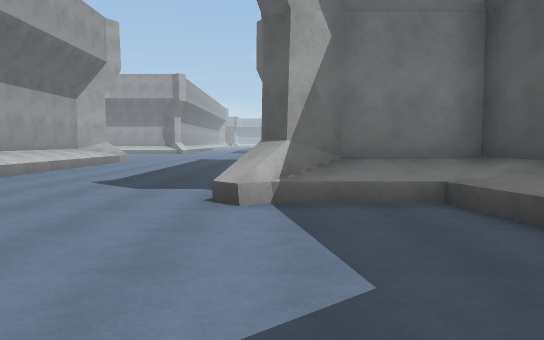
View 1 (above)

17 first-person views from a walk through a 3-D level made in the Unity game engine. The camera is 1.4 m above the floor, tilts 4° down and sees 70° across. The floor is counted in squares, 2 m on a side. Each view is taken from the middle of a square. On the plan, view 1 faces up. The plan holds only what a view shows up to about 11 squares ahead; the rest is blank. The place goes on beyond the plan. The player character is not drawn. Surface patterns are stand-ins for the level's own textures.

View 2
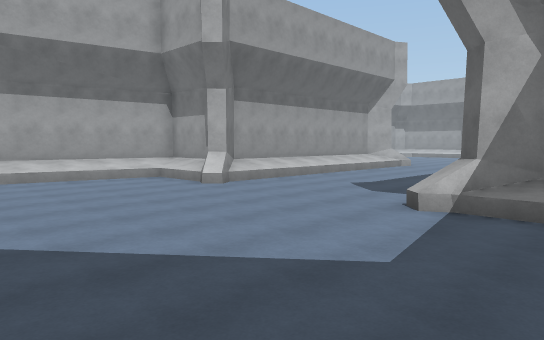

View 3
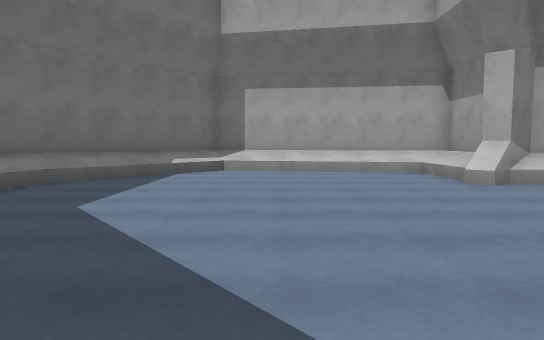

View 4
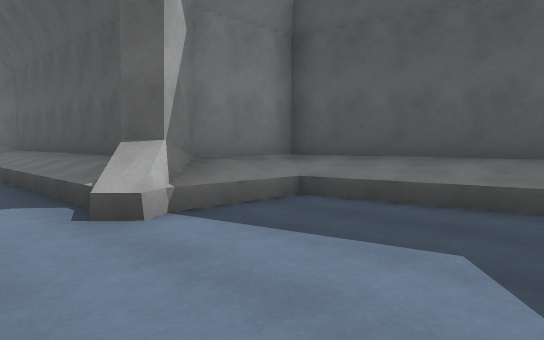

View 5
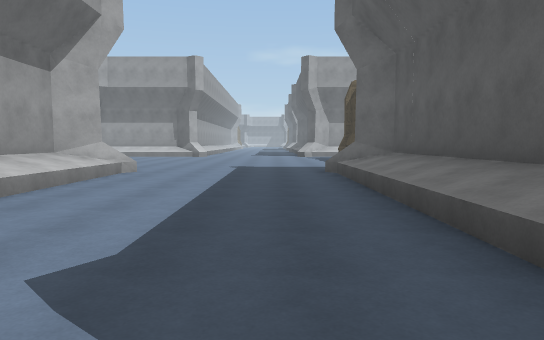

View 6
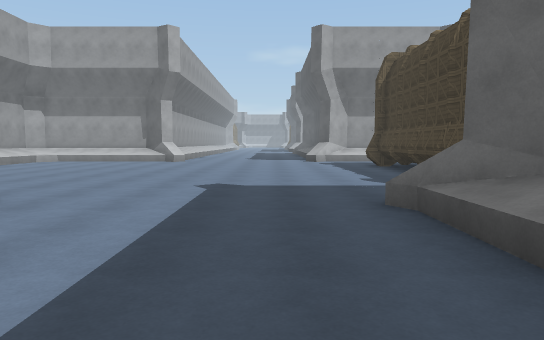

View 7
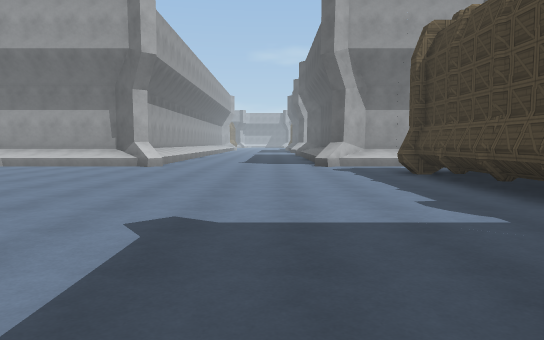

View 8
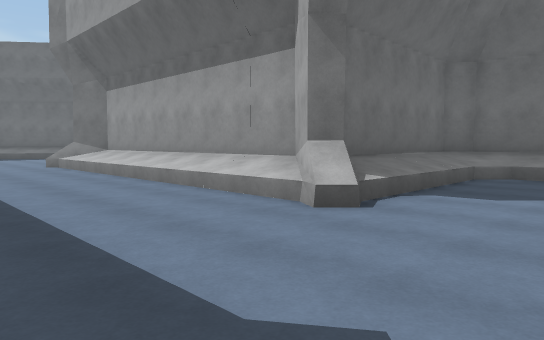

View 9
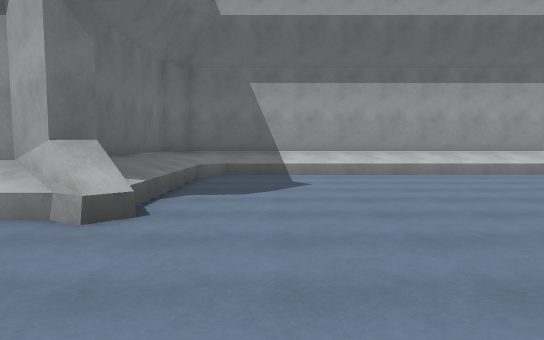

View 10
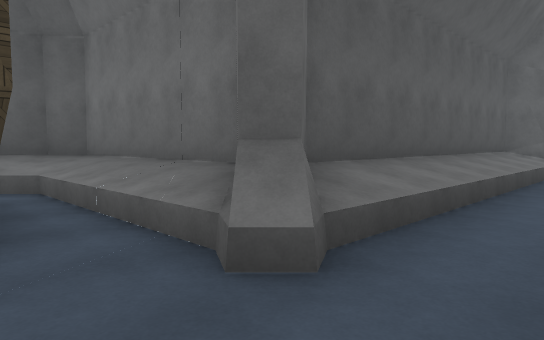

View 11
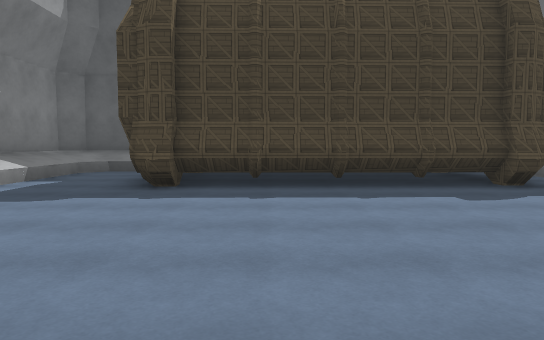

View 12
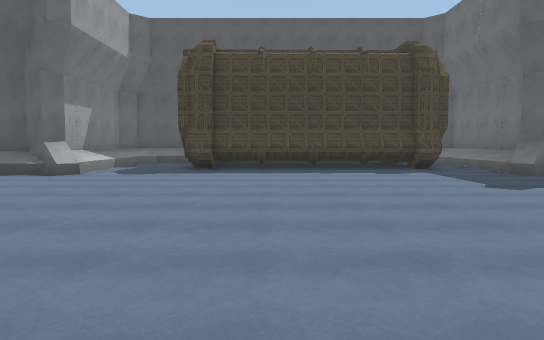

View 13
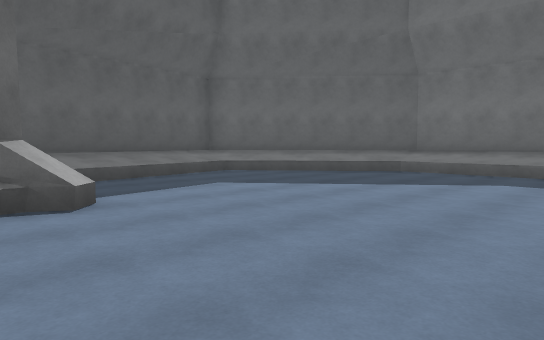

View 14
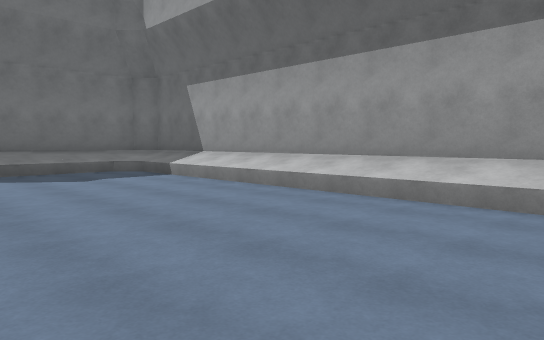

View 15
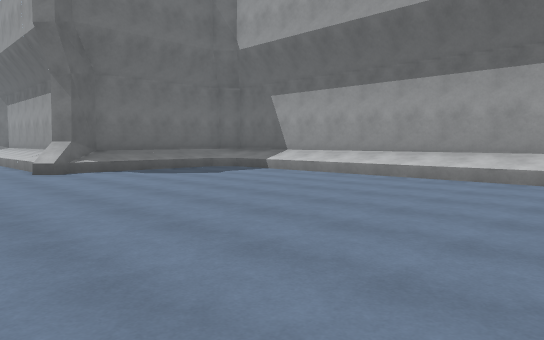

View 16
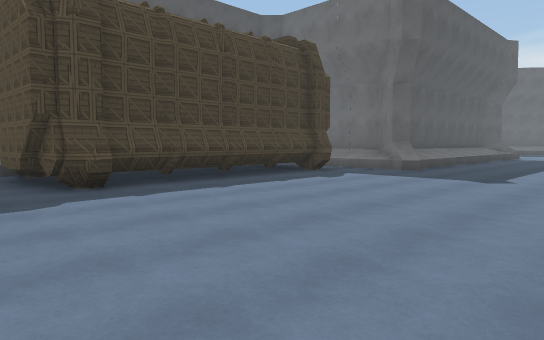

View 17
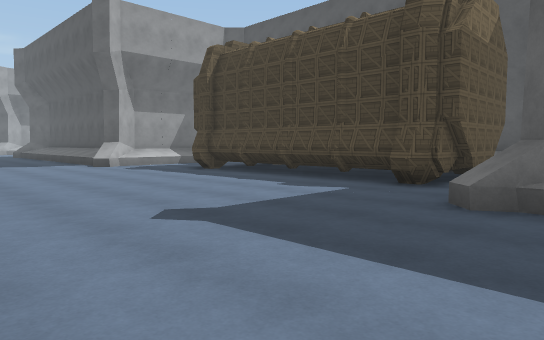

### Floor plan
Key: @ floor where view 1 was taken; # wall or solid block; . main floor; : floor 0.5 m higher than the main floor; / step, stairs or slope; ^ raised ledge.
Columns run from 12 left of view 1 to 6 right of it. Each row starts with its distance up from view 1.
 24    .............//#
 23 #/.............../
 22 #/...........####/
 21 #/...........##
 20 #/...........##
 19 #/...........##
 18 #/...........##
 17 #/............#
 16 #/............###/#
 15 #//.............//#
 14 #////##.....#/////#
 13 ######/.....^######
 12      #/.....^#
 11      #/.....^#
 10      #/.....^#
  9      #/.....^#
  8      #/.....^#
  7      #/.....^#
  6    ####.....^###
  5   ##//#.....#//#
  4   #//.........//^
  3   #//........../^
  2   #/.........../#
  1   #/.........../#
  0   #/........@../#
 -1   #//.........//#
 -2    ^#/......./#^
 -3     ^#//::://#^

Where each view was taken, in squares from view 1:
view 1: 0 up, 0 right, facing up
view 2: 1 down, 2 right, facing up-left
view 3: 1 up, 1 right, facing left
view 4: 1 up, 2 left, facing up-right
view 5: 5 up, 2 left, facing up
view 6: 10 up, 2 left, facing up
view 7: 13 up, 2 left, facing up
view 8: 17 up, 2 left, facing down-left
view 9: 16 up, 2 left, facing left
view 10: 16 up, 2 left, facing down-right
view 11: 20 up, 5 left, facing right
view 12: 20 up, 9 left, facing right
view 13: 6 up, 5 left, facing down-right
view 14: 24 up, 6 left, facing down-left
view 15: 24 up, 3 left, facing down-left
view 16: 24 up, 5 left, facing down-right
view 17: 13 up, 5 left, facing up-right
